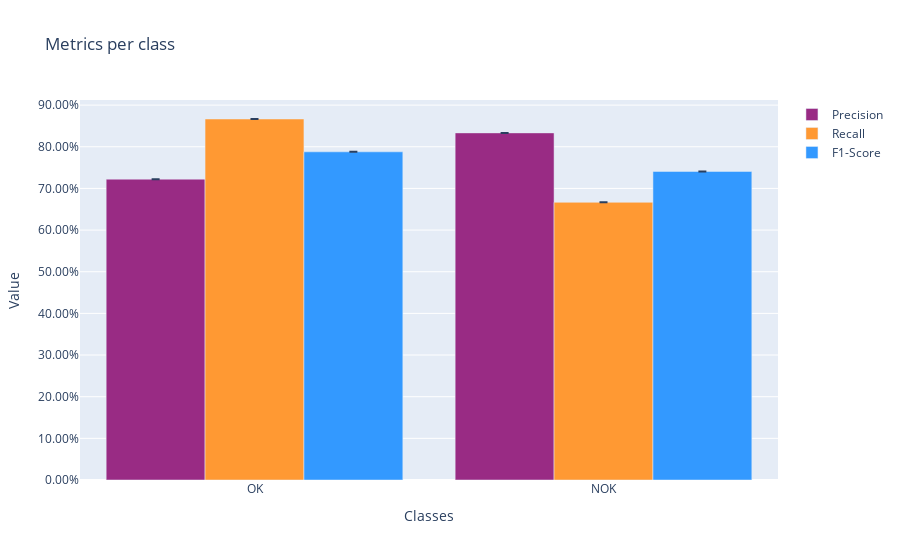

The notebook cell saved with this chart:
### Code cell
metrics_plot

### Figure 1 — Plotly figure (JSON) as saved in the notebook; plotly's stock layout.template omitted (floating-point values rounded to 4 significant figures)
{"data": [{"error_y": {"array": [0, 0], "type": "data", "visible": true}, "marker": {"color": "rgb(153, 43, 132)"}, "name": "Precision", "type": "bar", "x": ["OK", "NOK"], "y": [0.7222, 0.8333]}, {"error_y": {"array": [0, 0], "type": "data", "visible": true}, "marker": {"color": "rgb(255, 153, 51)"}, "name": "Recall", "type": "bar", "x": ["OK", "NOK"], "y": [0.8667, 0.6667]}, {"error_y": {"array": [0, 0], "type": "data", "visible": true}, "marker": {"color": "rgb(51, 153, 255)"}, "name": "F1-Score", "type": "bar", "x": ["OK", "NOK"], "y": [0.7879, 0.7407]}], "layout": {"bargap": 0.15, "barmode": "group", "title": {"text": "Metrics per class"}, "xaxis": {"title": {"text": "Classes"}}, "yaxis": {"tickformat": ".2%", "title": {"text": "Value"}}}}
